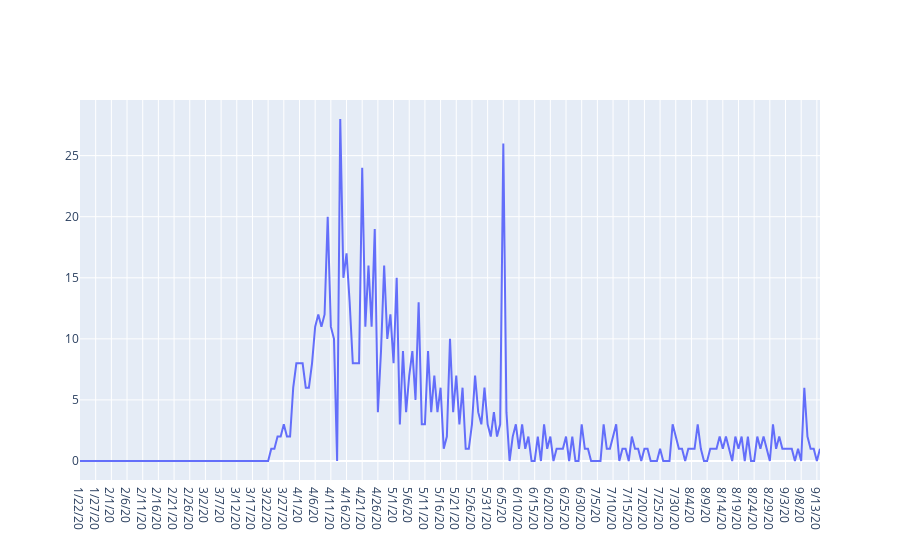

The cell this chart's notebook holds for it:
### Code cell
graph2 = go.Figure()
graph2.add_trace(go.Scatter( x=normalized_daily_new_death_MI.index, y= normalized_daily_new_death_MI,
                    mode='lines',
                    name="MI"))
graph2.show()
graph2.write_image("images/daily_trend_death_MI.png")

### Figure 1 — Plotly figure (JSON) as saved in the notebook; plotly's stock layout.template omitted (floating-point values rounded to 4 significant figures; data arrays with more than 128 entries replaced by an {"elided": "..."} marker saying what was removed)
{"data": [{"mode": "lines", "name": "MI", "type": "scatter", "x": {"elided": "237 str values"}, "y": {"elided": "237 int values"}}], "layout": {}}
